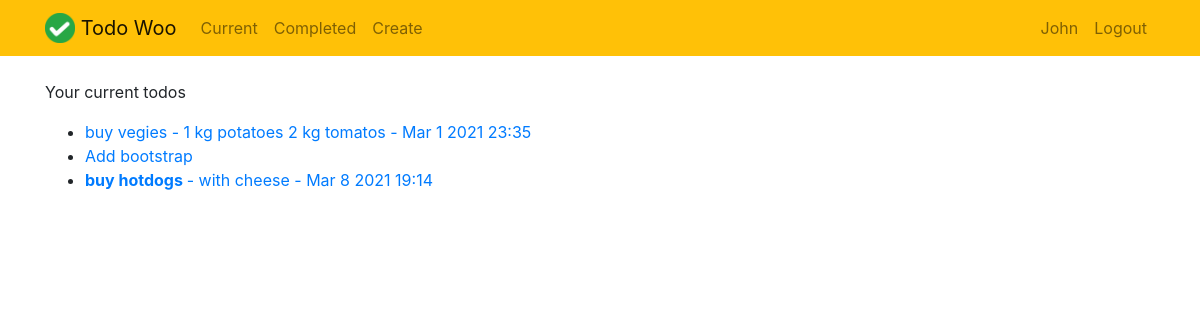
Before: /current/ (signed in) with the older database file.
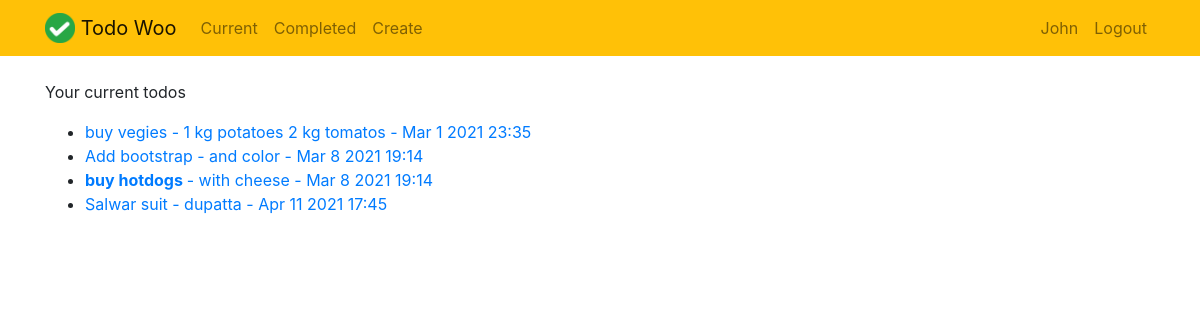
After: the same page with the newer database file.
### todoApp/models.py (models this page shows, shortened)
class Todo(models.Model):
    title=models.CharField(max_length=100)
    memo=models.TextField(blank=True)
    created=models.DateTimeField(auto_now_add=True)
    datecompleted=models.DateTimeField(null=True,blank=True)
    important=models.BooleanField(default=False)
    user=models.ForeignKey(User,on_delete=models.CASCADE)

### todoApp/views.py (the view)
# urls.py: path('current/',views.currenttodos,name='currenttodos'),
@login_required
def currenttodos(request):
    todos=Todo.objects.filter(user=request.user,datecompleted__isnull=True)
    username = User.get_short_name(request.user)
    return render(request,'todoApp/currenttodos.html',{'todos':todos,'username':username})

### todoApp/templates/todoApp/currenttodos.html
{% extends 'todoApp/base.html' %}
{% block content %}
<br>
{% if not todos %}
  Hey {{ username | capfirst }} ! You don't have any todos.
{% else %}
<p>Your current todos</p>
<ul>
  {%  for todo in todos %}
  <li>
      <a href="{% url 'viewtodo' todo.id %}">
      {% if todo.important %} <b> {% endif %} {{ todo.title }}  {% if todo.important %} </b> {% endif %}
     {% if todo.memo %} - {{todo.memo }} - {{ todo.created |date:'M j Y H:i'}} {% endif %}
     </a>
   </li>
  {% endfor %}
  </ul>
{% endif %}
{% endblock %}

### todoApp/templates/todoApp/base.html (shortened to what this page needs)
{% load static %}
<!doctype html>
<html lang="en">
<head>
    <link rel="stylesheet" href="https://stackpath.bootstrapcdn.com/bootstrap/4.4.1/css/bootstrap.min.css">
</head>
<body>
<nav class="navbar navbar-expand-md navbar-light bg-warning ">
<div class="container">
    <a class="navbar-brand" href="">
         <img src="{% static 'todoApp/logo.png' %}" width="30" height="30" class="d-inline-block align-top">
        <span>Todo Woo</span>
    </a>
    <div class="collapse navbar-collapse" id="navbarNav">
    {% if user.is_authenticated %}
        <ul class="navbar-nav mr-auto">
                <li class="nav-item {{ current }}">
                    <a class="nav-link" href="{% url 'currenttodos' %}">Current</a>
                </li>
                <li class="nav-item {{ completed }}">
                    <a class="nav-link" href="{% url 'completedtodos' %}">Completed</a>
                </li>
                <li class="nav-item {{ create }}">
                    <a class="nav-link" href="{% url 'createtodo' %}">Create</a>
                </li>
        </ul>
    {% endif %}
    <ul class="navbar-nav ml-auto">
            {% if user.is_authenticated %}
            <li class="nav-item {{ username }}">
                <a class="nav-link" href="{% url 'userprofile' %}">{{ username | capfirst}}</a>
            </li>
                <li class="nav-item">
                    <a href="#" onclick="$('#signOutBtn').click()" class="nav-link">Logout</a>
                </li>
            {% endif %}
        </ul>
    </div>
</div>
</nav>
<div class="container">
{% block content %}{% endblock %}
</div>
</body>
</html>

Changed rows visible on the page:
changed Todo "Add bootstrap": memo (not shown) → "and color"; created (not shown) → "Mar 8 2021 19:14"
added Todo: title "Salwar suit", memo "dupatta", created "Apr 11 2021 17:45"
